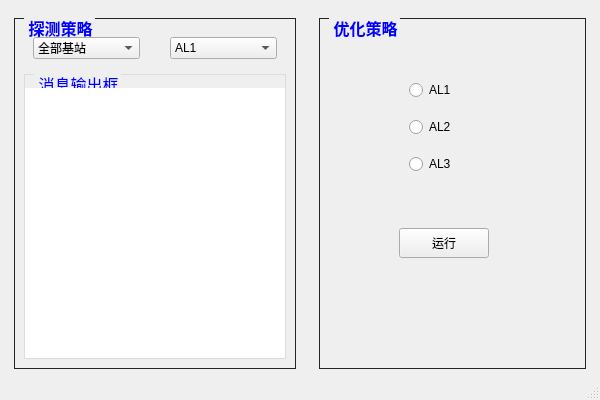
<?xml version="1.0" encoding="UTF-8"?>
<ui version="4.0">
 <class>optimize_mainwindow</class>
 <widget class="QMainWindow" name="optimize_mainwindow">
  <property name="geometry">
   <rect>
    <x>0</x>
    <y>0</y>
    <width>600</width>
    <height>400</height>
   </rect>
  </property>
  <property name="windowTitle">
   <string>MainWindow</string>
  </property>
  <widget class="QWidget" name="centralwidget">
   <layout class="QHBoxLayout" name="horizontalLayout">
    <property name="spacing">
     <number>5</number>
    </property>
    <property name="leftMargin">
     <number>5</number>
    </property>
    <property name="rightMargin">
     <number>5</number>
    </property>
    <property name="bottomMargin">
     <number>0</number>
    </property>
    <item>
     <widget class="QFrame" name="frame">
      <property name="maximumSize">
       <size>
        <width>300</width>
        <height>16777215</height>
       </size>
      </property>
      <property name="frameShape">
       <enum>QFrame::NoFrame</enum>
      </property>
      <property name="frameShadow">
       <enum>QFrame::Raised</enum>
      </property>
      <property name="lineWidth">
       <number>2</number>
      </property>
      <layout class="QHBoxLayout" name="horizontalLayout_2">
       <item>
        <widget class="QGroupBox" name="groupBox">
         <property name="styleSheet">
          <string notr="true">QGroupBox {
			font-weight: bold;
			font-size:16px;
            border-color: #242424;
            border-width: 1px;
            border-style: solid;
            margin-top: 0.5ex;
        }
QGroupBox::title {
			color:blue;
			
           subcontrol-origin: margin;
            subcontrol-position: top left;
            left: 10px;
            margin-left: 2px;
            padding: 0  0px;
        }</string>
         </property>
         <property name="title">
          <string>探测策略</string>
         </property>
         <layout class="QVBoxLayout" name="verticalLayout">
          <item>
           <widget class="QWidget" name="widget" native="true">
            <property name="maximumSize">
             <size>
              <width>280</width>
              <height>50</height>
             </size>
            </property>
            <layout class="QHBoxLayout" name="horizontalLayout_4">
             <property name="spacing">
              <number>30</number>
             </property>
             <property name="leftMargin">
              <number>9</number>
             </property>
             <item>
              <widget class="QComboBox" name="comboBox">
               <property name="styleSheet">
                <string notr="true">
</string>
               </property>
               <item>
                <property name="text">
                 <string>全部基站</string>
                </property>
               </item>
               <item>
                <property name="text">
                 <string>基站一</string>
                </property>
               </item>
               <item>
                <property name="text">
                 <string>基站二</string>
                </property>
               </item>
               <item>
                <property name="text">
                 <string>基站三</string>
                </property>
               </item>
              </widget>
             </item>
             <item>
              <widget class="QComboBox" name="comboBox_2">
               <item>
                <property name="text">
                 <string>AL1</string>
                </property>
               </item>
               <item>
                <property name="text">
                 <string>AL2</string>
                </property>
               </item>
               <item>
                <property name="text">
                 <string>AL3</string>
                </property>
               </item>
              </widget>
             </item>
            </layout>
           </widget>
          </item>
          <item>
           <widget class="QGroupBox" name="groupBox_3">
            <property name="styleSheet">
             <string notr="true">QGroupBox {
			font-weight:normal;
			border-color: #DCDCDC;
        }</string>
            </property>
            <property name="title">
             <string>消息输出框</string>
            </property>
            <layout class="QVBoxLayout" name="verticalLayout_2">
             <property name="leftMargin">
              <number>0</number>
             </property>
             <property name="topMargin">
              <number>13</number>
             </property>
             <property name="rightMargin">
              <number>0</number>
             </property>
             <property name="bottomMargin">
              <number>0</number>
             </property>
             <item>
              <widget class="QTextBrowser" name="textBrowser">
               <property name="styleSheet">
                <string notr="true">QTextBrowser{
	border:0px;
}</string>
               </property>
              </widget>
             </item>
            </layout>
           </widget>
          </item>
         </layout>
        </widget>
       </item>
      </layout>
     </widget>
    </item>
    <item>
     <widget class="QFrame" name="frame_2">
      <property name="frameShape">
       <enum>QFrame::NoFrame</enum>
      </property>
      <property name="frameShadow">
       <enum>QFrame::Raised</enum>
      </property>
      <property name="lineWidth">
       <number>1</number>
      </property>
      <layout class="QHBoxLayout" name="horizontalLayout_3">
       <item>
        <widget class="QGroupBox" name="groupBox_2">
         <property name="styleSheet">
          <string notr="true">QGroupBox {
			font-weight: bold;
			font-size:16px;
            border-color: #242424;
            border-width: 1px;
            border-style: solid;
            margin-top: 0.5ex;
        }
QGroupBox::title {
			color:blue;
			
           subcontrol-origin: margin;
            subcontrol-position: top left;
            left: 10px;
            margin-left: 2px;
            padding: 0  0px;
        }</string>
         </property>
         <property name="title">
          <string>优化策略</string>
         </property>
         <widget class="QWidget" name="widget_2" native="true">
          <property name="geometry">
           <rect>
            <x>90</x>
            <y>60</y>
            <width>70</width>
            <height>99</height>
           </rect>
          </property>
          <layout class="QVBoxLayout" name="verticalLayout_3">
           <property name="spacing">
            <number>15</number>
           </property>
           <item>
            <widget class="QRadioButton" name="radioButton">
             <property name="text">
              <string>AL1</string>
             </property>
            </widget>
           </item>
           <item>
            <widget class="QRadioButton" name="radioButton_2">
             <property name="text">
              <string>AL2</string>
             </property>
            </widget>
           </item>
           <item>
            <widget class="QRadioButton" name="radioButton_3">
             <property name="text">
              <string>AL3</string>
             </property>
            </widget>
           </item>
          </layout>
         </widget>
         <widget class="QPushButton" name="opt_btn">
          <property name="geometry">
           <rect>
            <x>80</x>
            <y>210</y>
            <width>90</width>
            <height>30</height>
           </rect>
          </property>
          <property name="text">
           <string>运行</string>
          </property>
         </widget>
        </widget>
       </item>
      </layout>
     </widget>
    </item>
   </layout>
  </widget>
  <widget class="QMenuBar" name="menubar">
   <property name="geometry">
    <rect>
     <x>0</x>
     <y>0</y>
     <width>600</width>
     <height>22</height>
    </rect>
   </property>
  </widget>
  <widget class="QStatusBar" name="statusbar"/>
 </widget>
 <resources/>
 <connections/>
</ui>
